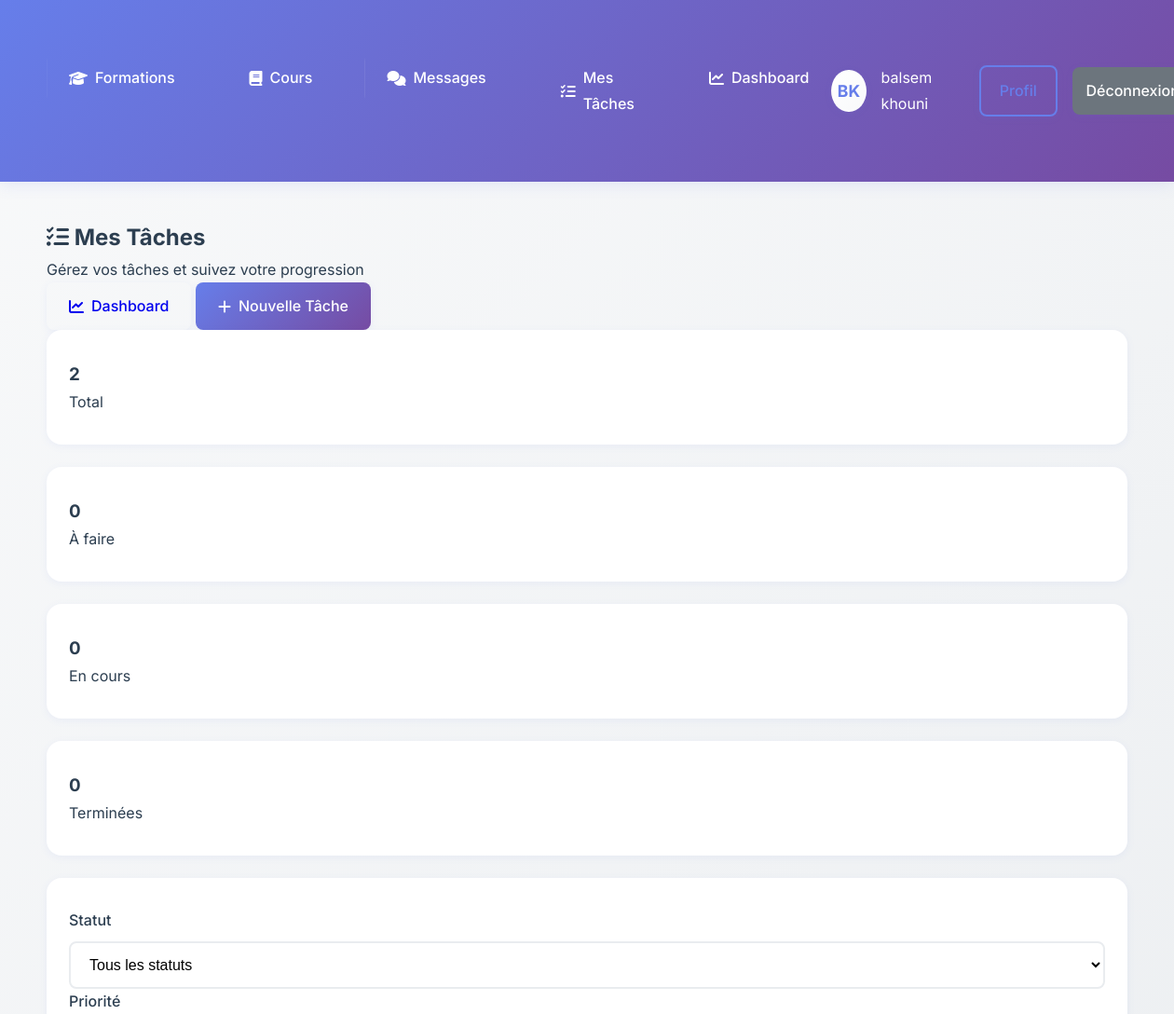
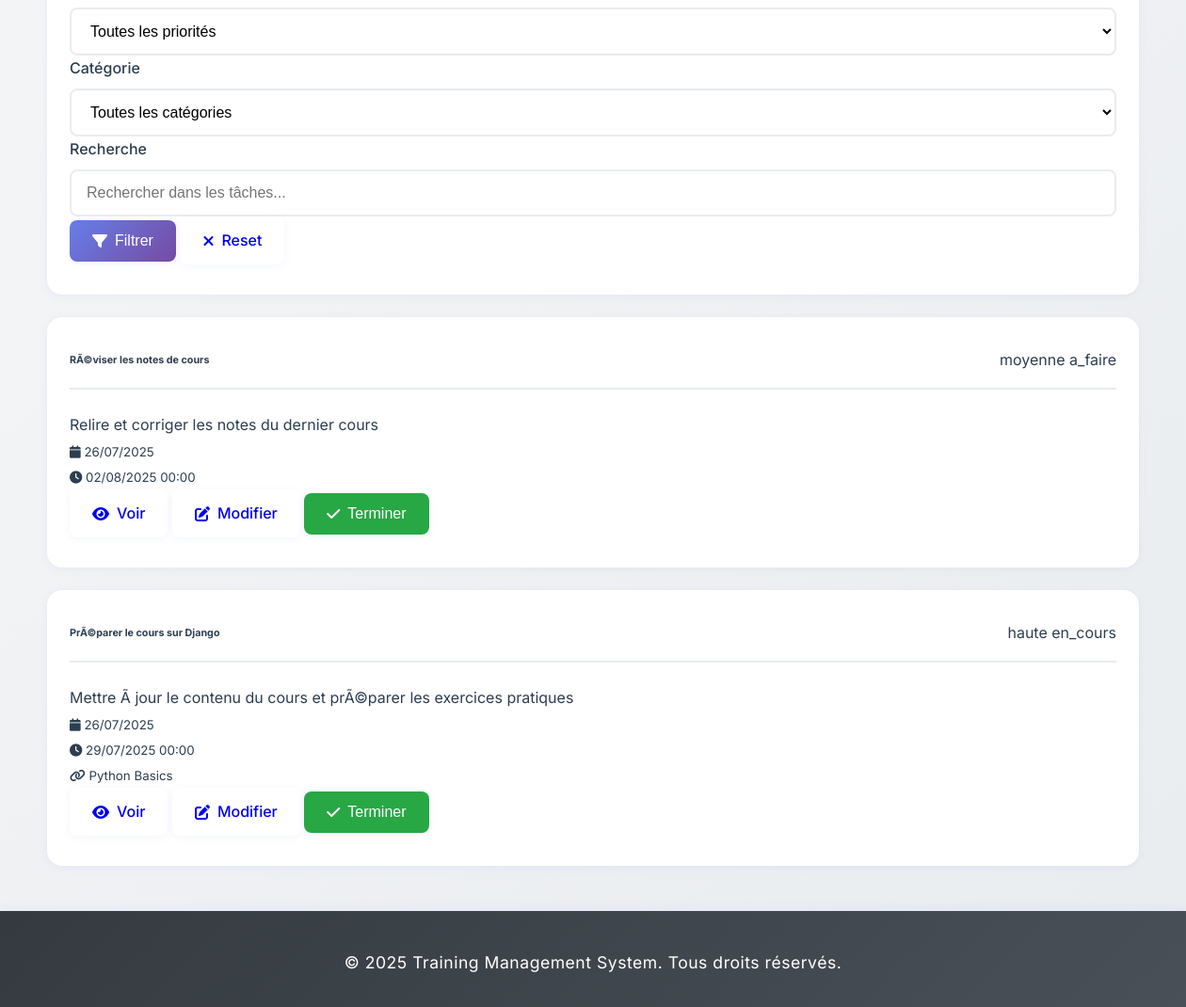
The app's page /formations/tasks/ (signed in) with its own data (2 pictures, top to bottom).
### users/models.py (models this page shows, shortened)
class Utilisateur(AbstractUser):
    email = models.EmailField(unique=True)
    nom = models.CharField(max_length=100)
    prenom = models.CharField(max_length=100)
    telephone = models.CharField(max_length=20, blank=True)
    adresse = models.TextField(blank=True)
    date_naissance = models.DateField(null=True, blank=True)
    photo_profil = models.ImageField(upload_to='profiles/', blank=True, null=True)
    date_creation = models.DateTimeField(default=timezone.now)
    derniere_connexion = models.DateTimeField(null=True, blank=True)
    USERNAME_FIELD = 'email'
    REQUIRED_FIELDS = ['username', 'nom', 'prenom']
    class Meta:
        verbose_name = 'Utilisateur'
        verbose_name_plural = 'Utilisateurs'

### formations/models.py (models this page shows, shortened)
class Task(models.Model):
    PRIORITY_CHOICES = [
        ('low', 'Faible'),
        ('medium', 'Moyenne'),
        ('high', 'Haute'),
        ('urgent', 'Urgente'),
    ]
    STATUS_CHOICES = [
        ('todo', 'À faire'),
        ('in_progress', 'En cours'),
        ('completed', 'Terminée'),
        ('cancelled', 'Annulée'),
    ]
    CATEGORY_CHOICES = [
        ('formation', 'Formation'),
        ('cours', 'Cours'),
        ('evaluation', 'Évaluation'),
        ('personnel', 'Personnel'),
        ('administratif', 'Administratif'),
    ]
    createur = models.ForeignKey(Utilisateur, on_delete=models.CASCADE, related_name='tasks_created')
    titre = models.CharField(max_length=200, verbose_name="Titre")
    description = models.TextField(blank=True, verbose_name="Description")
    priorite = models.CharField(
        max_length=10,
        choices=PRIORITY_CHOICES,
        default='medium',
        verbose_name="Priorité"
    )
    statut = models.CharField(
        max_length=15,
        choices=STATUS_CHOICES,
        default='todo',
        verbose_name="Statut"
    )
    categorie = models.CharField(
        max_length=15,
        choices=CATEGORY_CHOICES,
        default='personnel',
        verbose_name="Catégorie"
    )
    date_creation = models.DateTimeField(auto_now_add=True, verbose_name="Date de création")
    date_modification = models.DateTimeField(auto_now=True, verbose_name="Dernière modification")
    date_echeance = models.DateTimeField(null=True, blank=True, verbose_name="Date d'échéance")
    date_completion = models.DateTimeField(null=True, blank=True, verbose_name="Date de completion")
    formation_liee = models.ForeignKey(
        Formation,
        on_delete=models.CASCADE,
        null=True,
        blank=True,
        verbose_name="Formation liée"
    )
    notes = models.TextField(blank=True, verbose_name="Notes")
    fichiers_attaches = models.FileField(
        upload_to='tasks/attachments/',
        null=True,
        blank=True,
        verbose_name="Fichiers attachés"
    )
    class Meta:
        verbose_name = "Tâche"
        verbose_name_plural = "Tâches"
        ordering = ['-date_creation']
        indexes = [
            models.Index(fields=['createur', 'statut']),
            models.Index(fields=['date_echeance']),
            models.Index(fields=['priorite']),
        ]
    @property
    def is_overdue(self):
        if self.date_echeance and self.statut != 'completed':
            return timezone.now() > self.date_echeance
        return False
    def get_priority_badge_class(self):
        priority_classes = {
            'low': 'badge-success',
            'medium': 'badge-warning',
            'high': 'badge-danger',
            'urgent': 'badge-dark'
        }
        return priority_classes.get(self.priorite, 'badge-secondary')
    def get_status_badge_class(self):
        status_classes = {
            'todo': 'badge-secondary',
            'in_progress': 'badge-primary',
            'completed': 'badge-success',
            'cancelled': 'badge-dark'
        }
        return status_classes.get(self.statut, 'badge-secondary')

class Formation(models.Model):
    titre = models.CharField(max_length=200)
    description = models.TextField()
    objectifs = models.TextField()
    duree_heures = models.PositiveIntegerField(help_text="Durée en heures")
    niveau = models.CharField(max_length=50, choices=[
        ('debutant', 'Débutant'),
        ('intermediaire', 'Intermédiaire'),
        ('avance', 'Avancé'),
        ('expert', 'Expert'),
    ])
    prix = models.DecimalField(max_digits=10, decimal_places=2)
    formateur = models.ForeignKey(Formateur, on_delete=models.CASCADE, null=True, blank=True)
    participants_max = models.PositiveIntegerField(default=20)
    prerequisites = models.TextField(blank=True)
    applications_ouvertes = models.BooleanField(default=False, help_text="Permet aux formateurs de candidater")
    date_limite_candidature = models.DateTimeField(null=True, blank=True, help_text="Date limite pour candidater")
    statut = models.CharField(max_length=50, choices=[
        ('brouillon', 'Brouillon'),
        ('proposition', 'Proposition (candidatures ouvertes)'),
        ('publiee', 'Publiée'),
        ('en_cours', 'En cours'),
        ('terminee', 'Terminée'),
        ('annulee', 'Annulée'),
    ], default='brouillon')
    date_creation = models.DateTimeField(default=timezone.now)
    date_debut = models.DateTimeField()
    date_fin = models.DateTimeField()
    participants = models.ManyToManyField(Apprenant, blank=True, related_name='formations_inscrites')
    class Meta:
        verbose_name = 'Formation'
        verbose_name_plural = 'Formations'
        ordering = ['-date_creation']

### formations/views.py (the view, shortened to what this page needs)
# urls.py: path('tasks/', views.task_list, name='task_list'),
@login_required
def task_list(request):
    user = request.user
    tasks = Task.objects.filter(createur=user)
    filter_form = TaskFilterForm(request.GET)
    if filter_form.is_valid():
        if filter_form.cleaned_data['statut']:
            tasks = tasks.filter(statut=filter_form.cleaned_data['statut'])
        if filter_form.cleaned_data['priorite']:
            tasks = tasks.filter(priorite=filter_form.cleaned_data['priorite'])
        if filter_form.cleaned_data['categorie']:
            tasks = tasks.filter(categorie=filter_form.cleaned_data['categorie'])
        if filter_form.cleaned_data['date_debut']:
            tasks = tasks.filter(date_creation__gte=filter_form.cleaned_data['date_debut'])
        if filter_form.cleaned_data['date_fin']:
            tasks = tasks.filter(date_creation__lte=filter_form.cleaned_data['date_fin'])
    order_by = request.GET.get('order_by', '-date_creation')
    tasks = tasks.order_by(order_by)
    paginator = Paginator(tasks, 10)
    page_number = request.GET.get('page')
    page_obj = paginator.get_page(page_number)
    stats = {
        'total': tasks.count(),
        'todo': tasks.filter(statut='todo').count(),
        'in_progress': tasks.filter(statut='in_progress').count(),
        'completed': tasks.filter(statut='completed').count(),
        'overdue': len([task for task in tasks if task.is_overdue]),
    }
    context = {
        'page_obj': page_obj,
        'filter_form': filter_form,
        'stats': stats,
        'user_type': get_user_type(user),
    }
    return render(request, 'tasks/task_list.html', context)

### templates/tasks/task_list.html (shortened to what this page needs)
{% extends 'base.html' %}
{% block content %}
<div class="container mt-4">
    <div class="d-flex justify-content-between align-items-center mb-4">
        <div>
            <h2><i class="fas fa-tasks"></i> Mes Tâches</h2>
            <p class="text-muted">Gérez vos tâches et suivez votre progression</p>
        </div>
        <div>
            <a href="{% url 'formations:task_dashboard' %}" class="btn btn-outline-info me-2">
                <i class="fas fa-chart-line"></i> Dashboard
            </a>
            <a href="{% url 'formations:task_create' %}" class="btn btn-primary">
                <i class="fas fa-plus"></i> Nouvelle Tâche
            </a>
        </div>
    </div>
    <div class="row mb-4">
        <div class="col-md-3">
            <div class="card bg-primary text-white">
                <div class="card-body text-center">
                    <h3>{{ stats.total }}</h3>
                    <p class="mb-0">Total</p>
                </div>
            </div>
        </div>
        <div class="col-md-3">
            <div class="card bg-secondary text-white">
                <div class="card-body text-center">
                    <h3>{{ stats.todo }}</h3>
                    <p class="mb-0">À faire</p>
                </div>
            </div>
        </div>
        <div class="col-md-3">
            <div class="card bg-warning text-white">
                <div class="card-body text-center">
                    <h3>{{ stats.in_progress }}</h3>
                    <p class="mb-0">En cours</p>
                </div>
            </div>
        </div>
        <div class="col-md-3">
            <div class="card bg-success text-white">
                <div class="card-body text-center">
                    <h3>{{ stats.completed }}</h3>
                    <p class="mb-0">Terminées</p>
                </div>
            </div>
        </div>
    </div>
    <div class="card mb-4">
        <div class="card-body">
            <form method="get" class="row g-3">
                <div class="col-md-2">
                    <label for="{{ filter_form.statut.id_for_label }}" class="form-label">Statut</label>
                    {{ filter_form.statut }}
                </div>
                <div class="col-md-2">
                    <label for="{{ filter_form.priorite.id_for_label }}" class="form-label">Priorité</label>
                    {{ filter_form.priorite }}
                </div>
                <div class="col-md-2">
                    <label for="{{ filter_form.categorie.id_for_label }}" class="form-label">Catégorie</label>
                    {{ filter_form.categorie }}
                </div>
                <div class="col-md-3">
                    <label for="{{ filter_form.recherche.id_for_label }}" class="form-label">Recherche</label>
                    {{ filter_form.recherche }}
                </div>
                <div class="col-md-3 d-flex align-items-end">
                    <button type="submit" class="btn btn-primary me-2">
                        <i class="fas fa-filter"></i> Filtrer
                    </button>
                    <a href="{% url 'formations:task_list' %}" class="btn btn-outline-secondary">
                        <i class="fas fa-times"></i> Reset
                    </a>
                </div>
            </form>
        </div>
    </div>
    {% if page_obj %}
        <div class="row">
            {% for task in page_obj %}
                <div class="col-lg-6 mb-3">
                    <div class="card h-100 {% if task.is_overdue %}border-danger{% endif %}">
                        <div class="card-header d-flex justify-content-between align-items-center">
                            <h6 class="mb-0">{{ task.titre }}</h6>
                            <div>
                                <span class="badge {{ task.get_priority_badge_class }}">{{ task.get_priorite_display }}</span>
                                <span class="badge {{ task.get_status_badge_class }}">{{ task.get_statut_display }}</span>
                            </div>
                        </div>
                        <div class="card-body">
                            {% if task.description %}
                                <p class="card-text">{{ task.description|truncatewords:20 }}</p>
                            {% endif %}
                            <div class="row">
                                <div class="col-6">
                                    <small class="text-muted">
                                        <i class="fas fa-calendar"></i>
                                        {{ task.date_creation|date:"d/m/Y" }}
                                    </small>
                                </div>
                                {% if task.date_echeance %}
                                    <div class="col-6">
                                        <small class="{% if task.is_overdue %}text-danger{% else %}text-muted{% endif %}">
                                            <i class="fas fa-clock"></i>
                                            {{ task.date_echeance|date:"d/m/Y H:i" }}
                                        </small>
                                    </div>
                                {% endif %}
                            </div>
                            {% if task.formation_liee %}
                                <div class="mt-2">
                                    <small class="text-info">
                                        <i class="fas fa-link"></i>
                                        {{ task.formation_liee.titre }}
                                    </small>
                                </div>
                            {% endif %}
                        </div>
                        <div class="card-footer">
                            <div class="btn-group w-100">
                                <a href="{% url 'formations:task_detail' task.id %}" class="btn btn-outline-primary btn-sm">
                                    <i class="fas fa-eye"></i> Voir
                                </a>
                                <a href="{% url 'formations:task_edit' task.id %}" class="btn btn-outline-secondary btn-sm">
                                    <i class="fas fa-edit"></i> Modifier
                                </a>
                                {% if task.statut != 'completed' %}
                                    <button onclick="toggleTaskStatus({{ task.id }}, 'completed')"
                                            class="btn btn-success btn-sm">
                                        <i class="fas fa-check"></i> Terminer
                                    </button>
                                {% else %}
                                    <button onclick="toggleTaskStatus({{ task.id }}, 'todo')"
                                            class="btn btn-warning btn-sm">
                                        <i class="fas fa-redo"></i> Rouvrir
                                    </button>
                                {% endif %}
                            </div>
                        </div>
                    </div>
                </div>
            {% endfor %}
        </div>
    {% endif %}
</div>
{% endblock %}

### templates/base.html (shortened to what this page needs)
<!DOCTYPE html>
<html lang="fr">
<head>
    <link rel="stylesheet" href="https://cdnjs.cloudflare.com/ajax/libs/font-awesome/6.4.0/css/all.min.css">
</head>
<body>
    <header class="header">
        <nav class="nav-container">
            <ul class="nav-menu">
                <li><a href="{% url 'formations:list' %}"><i class="fas fa-graduation-cap"></i> Formations</a></li>
                <li><a href="{% url 'courses:list' %}"><i class="fas fa-book"></i> Cours</a></li>
                {% if user.is_authenticated %}
                    <li><a href="{% url 'messaging:inbox' %}"><i class="fas fa-comments"></i> Messages</a></li>
                    <li><a href="{% url 'formations:task_list' %}"><i class="fas fa-tasks"></i> Mes Tâches</a></li>
                    <li><a href="{% url 'users:dashboard' %}"><i class="fas fa-chart-line"></i> Dashboard</a></li>
                {% endif %}
            </ul>
            <div class="user-menu">
                {% if user.is_authenticated %}
                    <div class="user-avatar interactive-element">
                        {{ user.prenom|first|upper }}{{ user.nom|first|upper }}
                    </div>
                    <span>{{ user.prenom }} {{ user.nom }}</span>
                    <a href="{% url 'users:profile' %}" class="btn btn-outline">Profil</a>
                    <a href="{% url 'users:logout' %}" class="btn btn-secondary">Déconnexion</a>
                {% else %}
                    <a href="{% url 'users:login' %}" class="btn btn-outline">Connexion</a>
                    <a href="{% url 'users:register' %}" class="btn btn-primary">Inscription</a>
                {% endif %}
            </div>
        </nav>
    </header>
    <main class="main-content">
        {% block content %}
        {% endblock %}
    </main>
    <footer class="footer">
        <p>&copy; 2025 Training Management System. Tous droits réservés.</p>
    </footer>
</body>
</html>

### records on screen
Utilisateur: prenom|first "B", nom|first "K", prenom "balsem", nom "khouni"
Task: titre "RÃ©viser les notes de cours", priorite "moyenne", statut "a_faire", description "Relire et corriger les notes du dernier cours", date_creation "26/07/2025", date_echeance "02/08/2025 00:00"
Task: titre "PrÃ©parer le cours sur Django", priorite "haute", statut "en_cours", description "Mettre Ã jour le contenu du cours et prÃ©parer les exercices pratiques", date_creation "26/07/2025", date_echeance "29/07/2025 00:00", formation_liee.titre "Python Basics"

### other values on screen
{{ stats.total }} "2"
{{ stats.todo }} "0"
{{ stats.in_progress }} "0"
{{ stats.completed }} "0"
